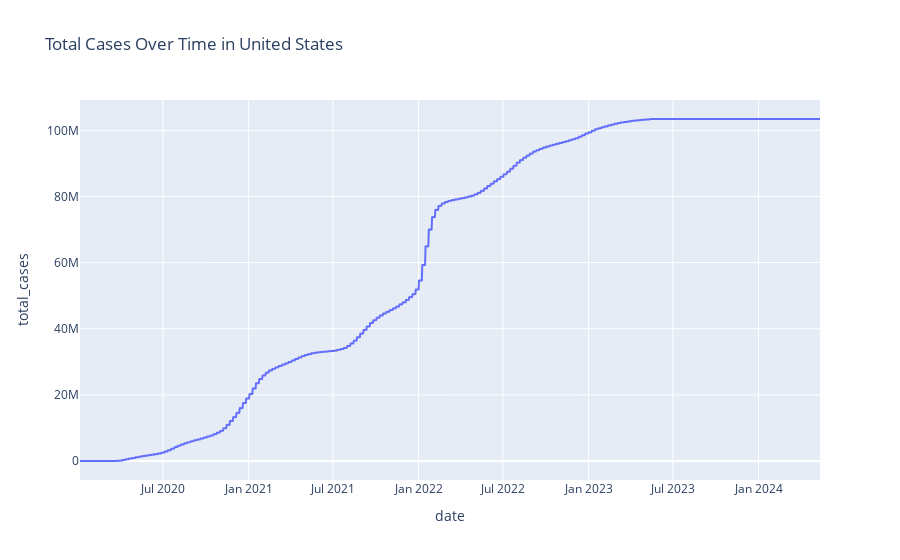

The cell this chart's notebook holds for it:
### Code cell
country = 'United States'
df_country = df[df['location'] == country]
fig1 = px.line(df_country, x='date', y='total_cases', title=f'Total Cases Over Time in {country}')
fig1.show()

### Figure 1 — Plotly figure (JSON) as saved in the notebook; plotly's stock layout.template omitted (floating-point values rounded to 4 significant figures; data arrays with more than 128 entries replaced by an {"elided": "..."} marker saying what was removed)
{"data": [{"hovertemplate": "date=%{x}<br>total_cases=%{y}<extra></extra>", "legendgroup": "", "line": {"color": "#636efa", "dash": "solid"}, "marker": {"symbol": "circle"}, "mode": "lines", "name": "", "showlegend": false, "type": "scattergl", "x": {"elided": "1590 str values"}, "xaxis": "x", "y": {"elided": "1590 int values"}, "yaxis": "y"}], "layout": {"legend": {"tracegroupgap": 0}, "title": {"text": "Total Cases Over Time in United States"}, "xaxis": {"anchor": "y", "domain": [0, 1], "title": {"text": "date"}}, "yaxis": {"anchor": "x", "domain": [0, 1], "title": {"text": "total_cases"}}}}
